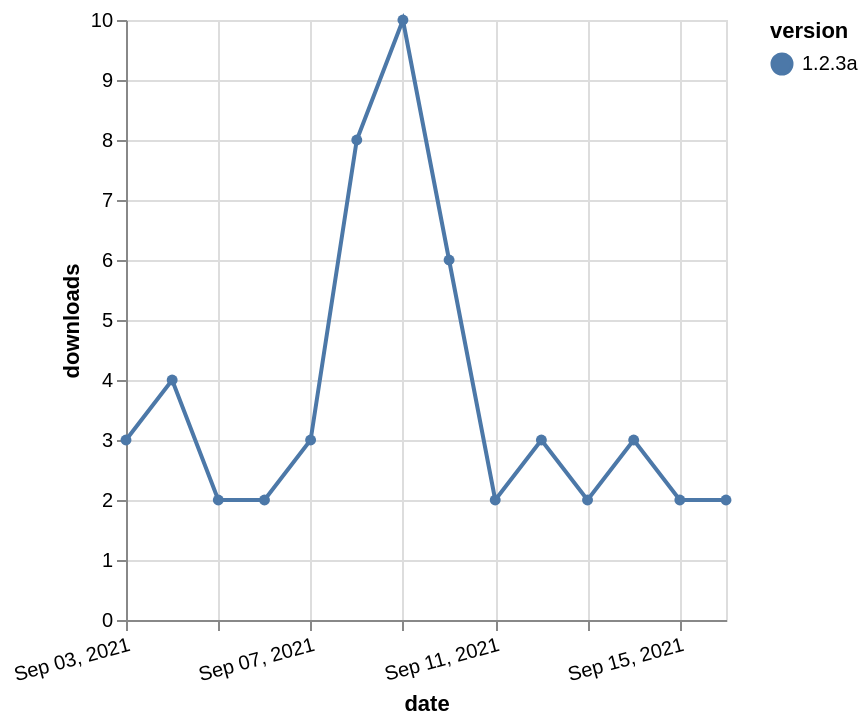

Here is the Vega-Lite specification saved for this chart:
### Vega-Lite specification from a JSON file in a GitHub repository (floating-point values rounded to 4 significant figures)
{"$schema": "https://vega.github.io/schema/vega-lite/v5.json", "description": "A simple bar chart with embedded data.", "data": {"values": [{"date": "2021-09-03", "total": 10312, "delta": 3, "version": "1.2.3a"}, {"date": "2021-09-04", "total": 10316, "delta": 4, "version": "1.2.3a"}, {"date": "2021-09-05", "total": 10318, "delta": 2, "version": "1.2.3a"}, {"date": "2021-09-06", "total": 10320, "delta": 2, "version": "1.2.3a"}, {"date": "2021-09-07", "total": 10323, "delta": 3, "version": "1.2.3a"}, {"date": "2021-09-08", "total": 10331, "delta": 8, "version": "1.2.3a"}, {"date": "2021-09-09", "total": 10341, "delta": 10, "version": "1.2.3a"}, {"date": "2021-09-10", "total": 10347, "delta": 6, "version": "1.2.3a"}, {"date": "2021-09-11", "total": 10349, "delta": 2, "version": "1.2.3a"}, {"date": "2021-09-12", "total": 10352, "delta": 3, "version": "1.2.3a"}, {"date": "2021-09-13", "total": 10354, "delta": 2, "version": "1.2.3a"}, {"date": "2021-09-14", "total": 10357, "delta": 3, "version": "1.2.3a"}, {"date": "2021-09-15", "total": 10359, "delta": 2, "version": "1.2.3a"}, {"date": "2021-09-16", "total": 10361, "delta": 2, "version": "1.2.3a"}]}, "width": "container", "mark": {"type": "line", "point": {"filled": true}}, "encoding": {"x": {"field": "date", "type": "temporal", "timeUnit": "yearmonthdate", "title": "date", "axis": {"labelAngle": -15}}, "y": {"field": "delta", "type": "quantitative", "title": "downloads"}, "color": {"field": "version", "type": "nominal"}, "tooltip": {"field": "delta"}}}
